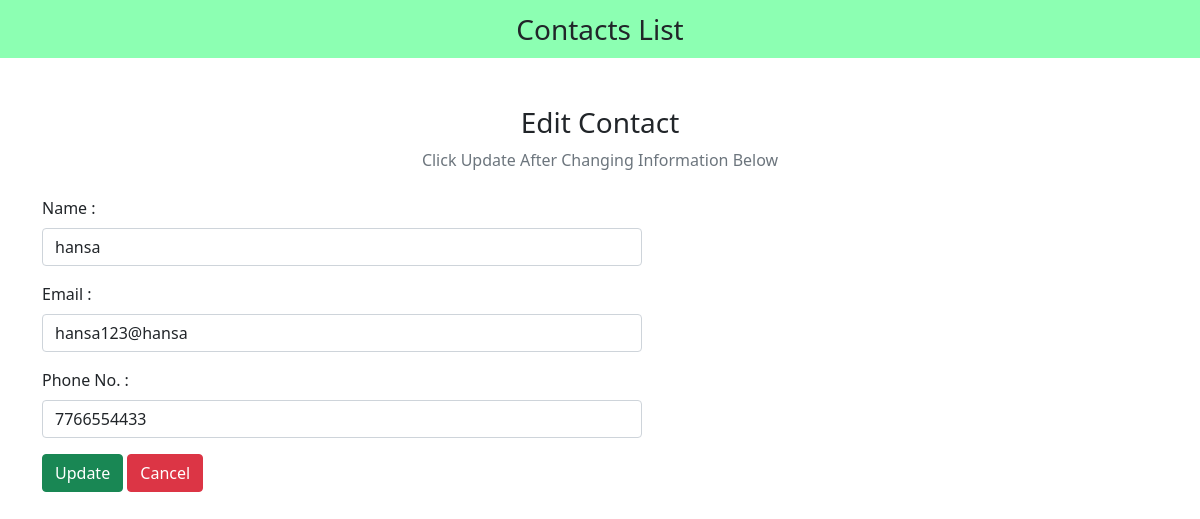
The app's page /edit.php?id=4 with its own data.
### tables this page shows
CREATE TABLE `contact_list` (
  `id` int(11) NOT NULL,
  `name` varchar(255) NOT NULL,
  `phone` varchar(10) NOT NULL,
  `email` varchar(255) NOT NULL
);

### edit.php (the view, shortened to what this page needs)
<?php
include "db_conn.php";
$id = $_GET['id'];
?>
<!DOCTYPE html>
<html lang="en">
<head>
    <link href="https://cdn.jsdelivr.net/npm/bootstrap@5.1.3/dist/css/bootstrap.min.css" rel="stylesheet"
>
</head>
<body>
    <nav class="navbar navbar-light justify-content-center fs-3 mb-5" style="background-color:#00ff5573">
        Contacts List
    </nav>
    <div class="container">
        <div class="text-center mb-4">
            <h3>Edit Contact</h3>
            <p class="text-muted">Click Update After Changing Information Below</p>
        </div>
        <?php
        $sql = "SELECT * from `contact_list` where id=$id LIMIT 1";
        $result = mysqli_query($conn, $sql);
        $row = mysqli_fetch_assoc($result);
        ?>
        <form action="" method="post" style="width:50vw; min-width:300px;">
            <div class="mb-3">
                <label for="name" class="form-label">Name :</label>
                <input type="text" class="form-control" name="name" value="<?= $row['name'] ?>" id="name">
            </div>
            <div class="mb-3">
                <label for="email" class="form-label">Email :</label>
                <input type="email" class="form-control" name="email" value="<?= $row['email'] ?>" id="email">
            </div>
            <div class="mb-3">
                <label class="form-label" for="phone">Phone No. :</label>
                <input type="number" class="form-control" name="phone" value="<?= $row['phone'] ?>" id="phone">
            </div>
            <button type="submit" class="btn btn-success" name="submit">Update</button>
            <a href="index.php" class="btn btn-danger">Cancel</a>
        </form>
    </div>
</body>
</html>

### records on screen
contact_list: name "hansa", email "hansa123@hansa", phone "7766554433"
